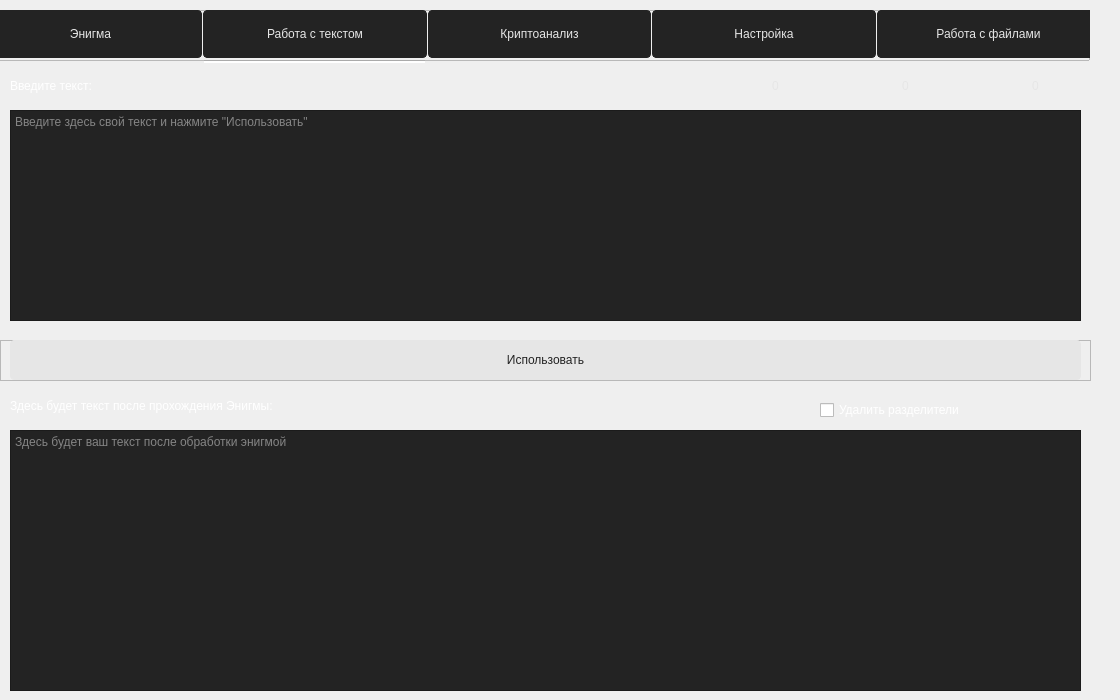
    <widget class="QWidget" name="tab_2">
     <attribute name="title">
      <string>Расшифрование</string>
     </attribute>
     <widget class="QFrame" name="frame_2">
      <property name="geometry">
       <rect>
        <x>-21</x>
        <y>10</y>
        <width>1111</width>
        <height>51</height>
       </rect>
      </property>
      <property name="styleSheet">
       <string notr="true">QPushButton{
	border: 1px solid rgb(35, 35, 35);
	background-color: rgb(35, 35, 35);
	border-radius: 4px;
	color: rgb(230, 230, 230);
}

QPushButton:hover{
	background-color: rgb(0, 65, 65);
	border: 1px solid rgb(0, 35, 35);
}
QPushButton:pressed{
	background-color: rgb(0, 35, 35);
	border: 1px solid rgb(0, 15, 15);
}</string>
      </property>
      <property name="frameShape">
       <enum>QFrame::StyledPanel</enum>
      </property>
      <property name="frameShadow">
       <enum>QFrame::Raised</enum>
      </property>
      <widget class="QWidget" name="horizontalLayoutWidget_2">
       <property name="geometry">
        <rect>
         <x>0</x>
         <y>0</y>
         <width>1121</width>
         <height>51</height>
        </rect>
       </property>
       <layout class="QHBoxLayout" name="horizontalLayout_2">
        <property name="spacing">
         <number>1</number>
        </property>
        <property name="sizeConstraint">
         <enum>QLayout::SetMaximumSize</enum>
        </property>
        <property name="leftMargin">
         <number>0</number>
        </property>
        <item>
         <widget class="QPushButton" name="pushButton_3">
          <property name="minimumSize">
           <size>
            <width>221</width>
            <height>48</height>
           </size>
          </property>
          <property name="text">
           <string>Энигма</string>
          </property>
         </widget>
        </item>
        <item>
         <widget class="QPushButton" name="pushButton_5">
          <property name="minimumSize">
           <size>
            <width>0</width>
            <height>48</height>
           </size>
          </property>
          <property name="text">
           <string>Работа с текстом</string>
          </property>
         </widget>
        </item>
        <item>
         <widget class="QPushButton" name="pushButton_11">
          <property name="minimumSize">
           <size>
            <width>0</width>
            <height>48</height>
           </size>
          </property>
          <property name="styleSheet">
           <string notr="true"/>
          </property>
          <property name="text">
           <string>Криптоанализ</string>
          </property>
         </widget>
        </item>
        <item>
         <widget class="QPushButton" name="pushButton_27">
          <property name="minimumSize">
           <size>
            <width>0</width>
            <height>48</height>
           </size>
          </property>
          <property name="text">
           <string>Настройка</string>
          </property>
         </widget>
        </item>
        <item>
         <widget class="QPushButton" name="pushButton_6">
          <property name="minimumSize">
           <size>
            <width>0</width>
            <height>48</height>
           </size>
          </property>
          <property name="text">
           <string>Работа с файлами</string>
          </property>
         </widget>
        </item>
       </layout>
      </widget>
     </widget>
     <widget class="Line" name="line_2">
      <property name="geometry">
       <rect>
        <x>204</x>
        <y>60</y>
        <width>221</width>
        <height>3</height>
       </rect>
      </property>
      <property name="styleSheet">
       <string notr="true">background-color: rgb(255, 255, 255);</string>
      </property>
      <property name="orientation">
       <enum>Qt::Horizontal</enum>
      </property>
     </widget>
     <widget class="QLabel" name="label_3">
      <property name="geometry">
       <rect>
        <x>10</x>
        <y>70</y>
        <width>1081</width>
        <height>31</height>
       </rect>
      </property>
      <property name="styleSheet">
       <string notr="true">color: rgb(255, 255, 255);</string>
      </property>
      <property name="text">
       <string>Введите текст:</string>
      </property>
     </widget>
     <widget class="QLabel" name="label_5">
      <property name="geometry">
       <rect>
        <x>10</x>
        <y>390</y>
        <width>1081</width>
        <height>31</height>
       </rect>
      </property>
      <property name="styleSheet">
       <string notr="true">color: rgb(255, 255, 255);</string>
      </property>
      <property name="text">
       <string>Здесь будет текст после прохождения Энигмы:</string>
      </property>
     </widget>
     <widget class="QFrame" name="frame_14">
      <property name="geometry">
       <rect>
        <x>0</x>
        <y>340</y>
        <width>1091</width>
        <height>41</height>
       </rect>
      </property>
      <property name="styleSheet">
       <string notr="true">QPushButton{
	border: 1px solid rgb(230, 230, 230);
	background-color: rgb(230, 230, 230);
	border-radius: 4px;
	color: rgb(35, 35, 35);
}

QPushButton:hover{
	background-color: rgb(0, 65, 65);
	border: 1px solid rgb(0, 35, 35);
}
QPushButton:pressed{
	color: rgb(255, 255, 255);
	background-color: rgb(0, 35, 35);
	border: 1px solid rgb(0, 15, 15);
}</string>
      </property>
      <property name="frameShape">
       <enum>QFrame::StyledPanel</enum>
      </property>
      <property name="frameShadow">
       <enum>QFrame::Raised</enum>
      </property>
      <widget class="QPushButton" name="pushButton_34">
       <property name="geometry">
        <rect>
         <x>10</x>
         <y>0</y>
         <width>1071</width>
         <height>40</height>
        </rect>
       </property>
       <property name="minimumSize">
        <size>
         <width>0</width>
         <height>40</height>
        </size>
       </property>
       <property name="styleSheet">
        <string notr="true"/>
       </property>
       <property name="text">
        <string>Использовать</string>
       </property>
      </widget>
     </widget>
     <widget class="QPlainTextEdit" name="plainTextEdit_5">
      <property name="geometry">
       <rect>
        <x>10</x>
        <y>110</y>
        <width>1071</width>
        <height>211</height>
       </rect>
      </property>
      <property name="styleSheet">
       <string notr="true">color: rgb(230, 230, 230);
font: 16pt &quot;Consolas&quot;;
background-color: rgb(35, 35, 35);</string>
      </property>
      <property name="placeholderText">
       <string>Введите здесь свой текст и нажмите &quot;Использовать&quot;</string>
      </property>
     </widget>
     <widget class="QPlainTextEdit" name="plainTextEdit_6">
      <property name="geometry">
       <rect>
        <x>10</x>
        <y>430</y>
        <width>1071</width>
        <height>261</height>
       </rect>
      </property>
      <property name="styleSheet">
       <string notr="true">color: rgb(230, 230, 230);
font: 16pt &quot;Consolas&quot;;
background-color: rgb(35, 35, 35);</string>
      </property>
      <property name="placeholderText">
       <string>Здесь будет ваш текст после обработки энигмой</string>
      </property>
     </widget>
     <widget class="QCheckBox" name="checkBox">
      <property name="geometry">
       <rect>
        <x>820</x>
        <y>400</y>
        <width>251</width>
        <height>20</height>
       </rect>
      </property>
      <property name="styleSheet">
       <string notr="true">color: rgb(255, 255, 255);</string>
      </property>
      <property name="text">
       <string>Удалить разделители</string>
      </property>
     </widget>
     <widget class="QLabel" name="label_27">
      <property name="enabled">
       <bool>true</bool>
      </property>
      <property name="geometry">
       <rect>
        <x>1000</x>
        <y>70</y>
        <width>71</width>
        <height>31</height>
       </rect>
      </property>
      <property name="styleSheet">
       <string notr="true">color: rgb(230, 230, 230);
font: 10pt &quot;NSimSun&quot;;</string>
      </property>
      <property name="text">
       <string>0</string>
      </property>
      <property name="alignment">
       <set>Qt::AlignCenter</set>
      </property>
     </widget>
     <widget class="QLabel" name="label_28">
      <property name="enabled">
       <bool>true</bool>
      </property>
      <property name="geometry">
       <rect>
        <x>740</x>
        <y>70</y>
        <width>71</width>
        <height>31</height>
       </rect>
      </property>
      <property name="styleSheet">
       <string notr="true">color: rgb(230, 230, 230);
font: 10pt &quot;NSimSun&quot;;</string>
      </property>
      <property name="text">
       <string>0</string>
      </property>
      <property name="alignment">
       <set>Qt::AlignCenter</set>
      </property>
     </widget>
     <widget class="QLabel" name="label_29">
      <property name="enabled">
       <bool>true</bool>
      </property>
      <property name="geometry">
       <rect>
        <x>870</x>
        <y>70</y>
        <width>71</width>
        <height>31</height>
       </rect>
      </property>
      <property name="styleSheet">
       <string notr="true">color: rgb(230, 230, 230);
font: 10pt &quot;NSimSun&quot;;</string>
      </property>
      <property name="text">
       <string>0</string>
      </property>
      <property name="alignment">
       <set>Qt::AlignCenter</set>
      </property>
     </widget>
    </widget>
